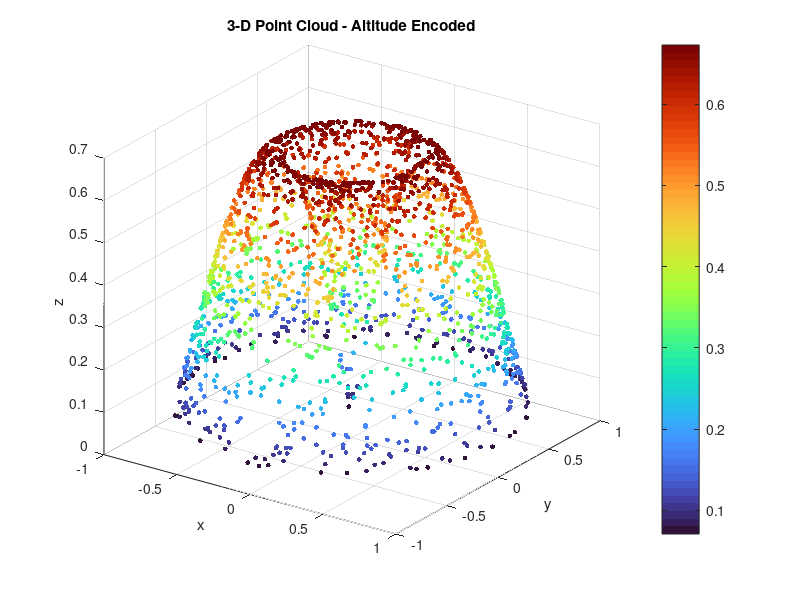

Recreate this plot in MATLAB.
rng(11);
n = 2000;
theta = 4*pi*rand(1, n);
r = sqrt(rand(1, n));
x = r .* cos(theta);
y = r .* sin(theta);
z = sin(3*r) ./ (1 + r);

scatter3(x, y, z, 12, z, 'filled');
colormap('turbo');
colorbar;
title('3-D Point Cloud - Altitude Encoded');
xlabel('x');
ylabel('y');
zlabel('z');
view(35, 25);
grid on;
